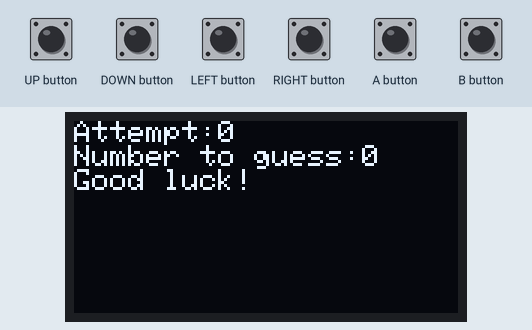
Bench run of a sketch on a simulated Arduboy, built with avr-gcc and run on an emulated ATmega32U4. Parts: 128×64 one-colour display. The test bench sets the inputs (shaded band). Random numbers use the default seed unless the sketch sets one.

Above: at 1.2 s.
1.3 s: DOWN button pressed for 0.15 s
At 2.5 s:
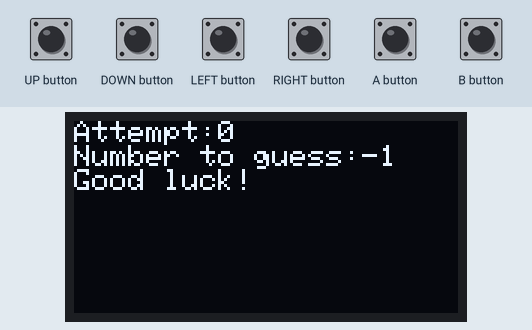
2.9 s: A button pressed for 0.15 s
At 3.4 s:
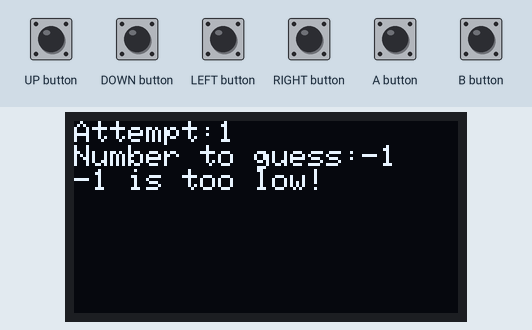
4.5 s: UP button pressed for 0.15 s
At 4.8 s:
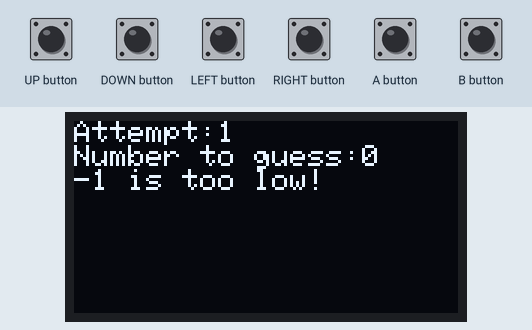
6.1 s: A button pressed for 1 s
At 7.3 s:
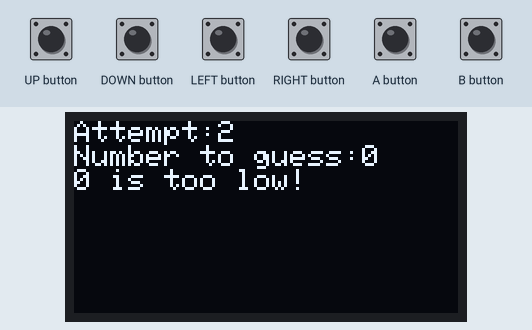
8.6 s: UP button pressed for 1 s
At 9.2 s:
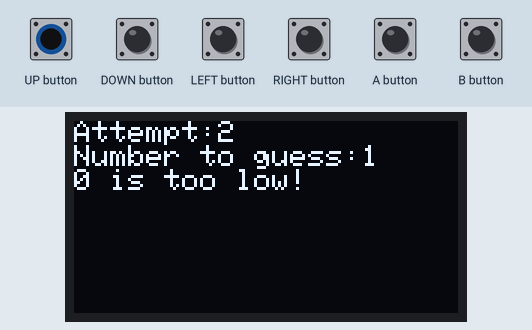
11.1 s: UP button pulsed LOW 5 times (0.12 s each, 0.3 s apart)
At 11.88 s:
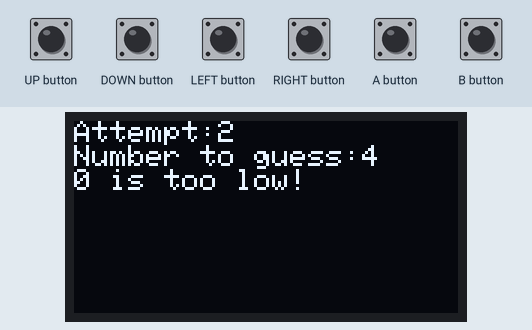
Timing chart, 0 to 14.1 s (numbered marks = the images above; inputs shaded):
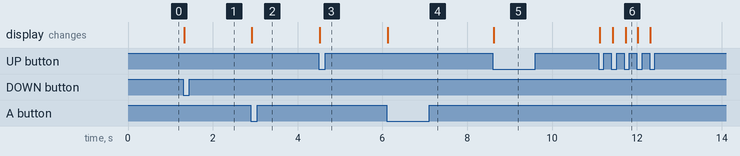

The sketch:

FirstGame.ino
```cpp
#include<Arduboy.h>
Arduboy arduboy;

int playerwin;
int attempts;
int guessednumber;
int randomnumber;
int upbuffer;
int downbuffer;
int abuffer;
int lastguess;

void setup() {
  // put your setup code here, to run once:
  arduboy.begin();
  arduboy.clear();
  playerwin=0;
  attempts=0;
  guessednumber=0;
  upbuffer=0;
  downbuffer=0;
  abuffer=0;
  lastguess=0;
  srand(7/8);
  randomnumber=1+rand()%100;

}

void loop() {
  // put your main code here, to run repeatedly:
  arduboy.clear();
  if(playerwin==0){
    if(attempts==7){
      //GameOver
      arduboy.setCursor(0,0);
      arduboy.print("You lost!");
      arduboy.print("\n");
      arduboy.print("Correct Number:");
      arduboy.print(randomnumber);
      if(arduboy.pressed(A_BUTTON)==true and abuffer==0){
        abuffer=1;
        randomnumber=1+rand()%100;
        attempts=0;
        playerwin=0;
      }
    }else{
      if(arduboy.pressed(UP_BUTTON)==true and upbuffer==0){
        upbuffer=1;
        guessednumber++;
      }
      if(arduboy.pressed(DOWN_BUTTON)==true and downbuffer==0){
        downbuffer=1;
        guessednumber--;
      }
      if(arduboy.pressed(A_BUTTON)==true and abuffer==0){
        abuffer=1;
        if(guessednumber==randomnumber){
          playerwin=1;
        }else{
          attempts++;
          lastguess=guessednumber;
       }
      }
      arduboy.setCursor(0,0);
      arduboy.print("Attempt:");
      arduboy.print(attempts);
      arduboy.print("\n");
      arduboy.print("Number to guess:");
      arduboy.print(guessednumber);
      arduboy.print("\n");
      if(attempts==0){
        arduboy.print("Good luck!");
      }else{
        arduboy.print(lastguess);
        if(lastguess>randomnumber){
          arduboy.print(" is too high!");
        }
        if(lastguess<randomnumber){
          arduboy.print(" is too low!");
        }
      }
    }

  }else{
    arduboy.setCursor(0,0);
    arduboy.print("You won!");
    arduboy.print("\n");
    arduboy.print("Correct Number:");
    arduboy.print(randomnumber);
    if(arduboy.pressed(A_BUTTON)==true and abuffer==0){
      abuffer=1;
      randomnumber=1+rand()%100;
      attempts=0;
      playerwin=0;
    }

  }
  if(arduboy.notPressed(A_BUTTON)==true){
    abuffer=0;
  }
  if(arduboy.notPressed(DOWN_BUTTON)==true){
    downbuffer=0;
  }
  if(arduboy.notPressed(UP_BUTTON)==true){
    upbuffer=0;
  }

  arduboy.display();

}
```

Measured:
- after the input at 1.3 s, the display: changes at once (image 1)
- after the input at 2.9 s, the display: changes at once (image 2)
- after the input at 4.5 s, the display: changes at once (image 3)
- after the input at 6.1 s, the display: changes at once (image 4)
- after the input at 8.6 s, the display: changes at once (image 5)
- after the input at 11.1 s, the display: first changes at once (image 6 shows a later state)
